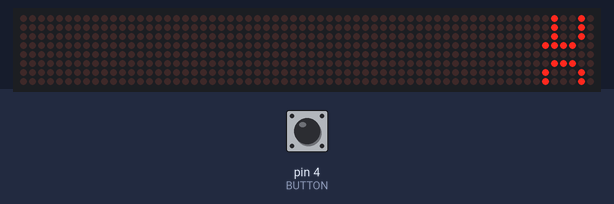
Simulated run of this sketch. Board: Arduino Uno, built with avr-gcc and run on an emulated ATmega328P. On the bench: 64×8 LED matrix. The test bench sets the inputs (shaded band); at power-on: pin 4 (BUTTON) LOW.

Above: at 1.2 s.
1.3 s: pin 4 (BUTTON) pulled HIGH for 0.15 s
2.0 s: pin 4 (BUTTON) pulled HIGH for 1 s
At 3.5 s:
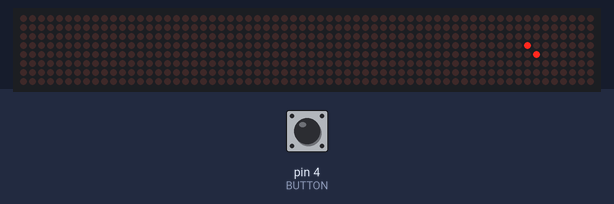
3.6 s: pin 4 (BUTTON) pulled HIGH for 0.15 s
At 5.29 s:
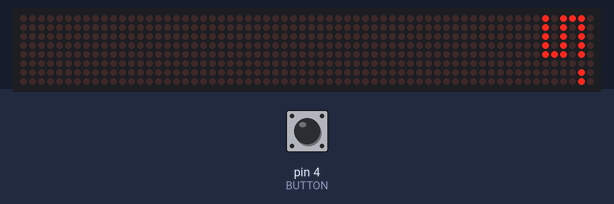
At 5.94 s:
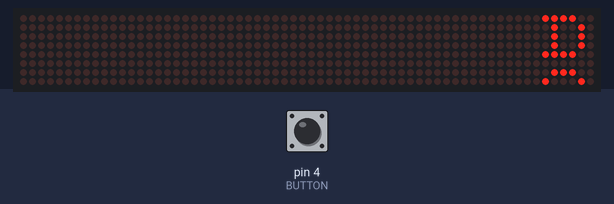
6.7 s: pin 4 (BUTTON) pulled HIGH for 3.2 s
10.5 s: pin 4 (BUTTON) pulled HIGH for 0.15 s
11.2 s: pin 4 (BUTTON) pulled HIGH for 1 s
At 13.21 s:
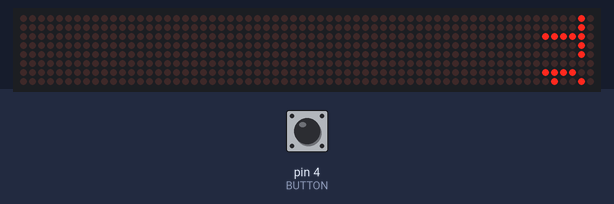
Timing chart, 0 to 14.7 s (numbered marks = the images above; inputs shaded):
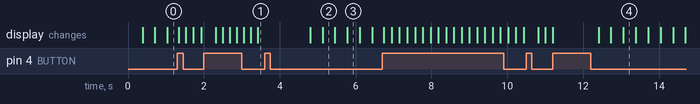

The sketch:

Arcade-Stacker.ino
```cpp
// biblioteca para trabalhar com a matriz
#include "LedControl.h"

// constantes da matriz e do botao
int DIN = 11;
int CS = 7;
int   CLK = 13;
int BUTTON = 4;
LedControl lc=LedControl(DIN, CLK, CS,0);

// variaveis do botao
bool botaoOn = false;
int entradaBotao;

// variaveis para acender os LEDs na ordem
int colunaAtual = 0;
int linhaAtual = 0;
int sentidoLed = 1;
int tempo = 0;
int colunaEscolhida = -1; // linha atual do jogo

// variaveis do jogo (dificuldade)
int tempoReiniciar = 1000;
int aumentoVelocidade = 20;
int velocidadeAtual = 200;
int velocidadeInicial = 200;

// mensagens de inicio/derrota e vitoria
bool comecouJogo = false;
int telaInicial = 0;

bool vencedor = false;
int telaVitoria = 0;

int StackerMatriz[8][46] = {
  {0,0,0,0,0,0,0,0,0,0,0,0,0,0,0,0,0,0,0,0,0,0,0,0,0,0,0,0,0,0,0,0,0,0,0,0,0,0,0,0,0,0,0,0,0,0},
  {0,0,0,0,0,1,1,1,1,1,0,1,1,1,1,1,0,0,1,1,1,0,0,0,1,1,1,0,1,0,0,1,0,1,1,1,0,1,1,1,0,0,0,0,0,0},
  {0,0,1,1,0,1,0,0,0,0,0,0,0,1,0,0,0,1,0,0,0,1,0,1,0,0,0,0,1,0,1,0,0,1,0,0,0,1,0,0,1,0,1,1,0,0},
  {1,0,0,0,0,1,1,1,1,1,0,0,0,1,0,0,0,1,0,0,0,1,0,1,0,0,0,0,1,1,0,0,0,1,1,1,0,1,0,0,1,0,0,0,0,1},
  {0,0,1,1,0,0,0,0,0,1,0,0,0,1,0,0,0,1,1,1,1,1,0,1,0,0,0,0,1,0,1,0,0,1,0,0,0,1,1,1,0,0,1,1,0,0},
  {0,0,0,0,0,1,1,1,1,1,0,0,0,1,0,0,0,1,0,0,0,1,0,0,1,1,1,0,1,0,0,1,0,1,1,1,0,1,0,0,1,0,0,0,0,0},
  {0,0,0,0,0,0,0,0,0,0,0,0,0,0,0,0,0,0,0,0,0,0,0,0,0,0,0,0,0,0,0,0,0,0,0,0,0,0,0,0,0,0,0,0,0,0},
  {0,0,0,0,0,0,0,0,0,0,0,0,0,0,0,0,0,0,0,0,0,0,0,0,0,0,0,0,0,0,0,0,0,0,0,0,0,0,0,0,0,0,0,0,0,0},
};

int VencedorMatriz[8][43] = {
  {1,0,1,0,1,0,0,0,0,0,0,0,0,0,0,0,0,0,0,0,0,0,0,0,0,0,0,0,0,0,0,0,0,0,0,0,0,0,1,0,1,0,1},
  {0,1,0,1,0,0,1,0,1,0,1,0,1,1,1,0,1,0,0,0,1,0,1,0,0,0,1,0,1,1,1,1,0,1,1,1,0,0,0,1,0,1,0},
  {1,0,1,0,1,0,1,0,1,0,1,0,0,1,0,0,1,1,0,0,1,0,1,1,0,0,1,0,1,0,0,0,0,1,0,0,1,0,1,0,1,0,1},
  {0,1,0,1,0,0,1,0,1,0,1,0,0,1,0,0,1,0,1,0,1,0,1,0,1,0,1,0,1,1,1,0,0,1,0,0,1,0,0,1,0,1,0},
  {1,0,1,0,1,0,1,0,1,0,1,0,0,1,0,0,1,0,0,1,1,0,1,0,0,1,1,0,1,0,0,0,0,1,1,1,0,0,1,0,1,0,1},
  {0,1,0,1,0,0,0,1,0,1,0,0,1,1,1,0,1,0,0,0,1,0,1,0,0,0,1,0,1,1,1,1,0,1,0,0,1,0,0,1,0,1,0},
  {1,0,1,0,1,0,0,0,0,0,0,0,0,0,0,0,0,0,0,0,0,0,0,0,0,0,0,0,0,0,0,0,0,0,0,0,0,0,1,0,1,0,1},
  {0,1,0,1,0,0,0,0,0,0,0,0,0,0,0,0,0,0,0,0,0,0,0,0,0,0,0,0,0,0,0,0,0,0,0,0,0,0,0,1,0,1,0},
};

void setup()   {
  Serial.begin(9600);
  lc.shutdown(0,false);
  lc.setIntensity(0,0);
  lc.clearDisplay(0);
  pinMode(BUTTON, INPUT);

  // valor incial do botao antes do jogo iniciar
  InicioBotao();
}

void   loop() {
  if(vencedor){
    if(LeituraBotao()){
      ReinicioJogo();
    }
    VitoriaUsuario();
  }
  else if(comecouJogo == false){
    LoopInicial();
    if(LeituraBotao()){
      lc.clearDisplay(0);
      comecouJogo = true;
    }
  }
  else{
    LoopDuranteJogo();
  }
  delay(1);
}

void LoopDuranteJogo(){
  // tempo para acender o proximo LED
  tempo++;
  if(tempo >= velocidadeAtual){
    ProximoLed();
  }

  if(LeituraBotao()){
    delay(200);
    ProximaLinha();
  }

  if(linhaAtual == 8){
    delay(tempoReiniciar);
    vencedor = true;
  }
}

void ProximoLed(){
  tempo = 0;
  lc.setLed(0, colunaAtual, linhaAtual, false);
  colunaAtual += sentidoLed;
  if(colunaAtual == 7 || colunaAtual == 0){
    sentidoLed = sentidoLed * -1;
  }
  lc.setLed(0, colunaAtual, linhaAtual, true);
}

void ProximaLinha(){
  linhaAtual++;
  velocidadeAtual -= aumentoVelocidade;
  if(colunaEscolhida == -1){
    colunaEscolhida = colunaAtual;
  }
  else{
    if(colunaEscolhida != colunaAtual){
      ReinicioJogo();
    }
  }
}

bool LeituraBotao(){
  // leitura da entrada do botao pra definir HIGH
  entradaBotao = digitalRead(BUTTON);
  if(entradaBotao == HIGH){
    if(botaoOn == false){
      botaoOn = true;
      return true;
    }
    else{
      return false;
    }
  }
  else{
    if(botaoOn == true){
      botaoOn = false;
      return false;
    }
    else{
      return false;
    }
  }
}

void ReinicioJogo(){
    delay(tempoReiniciar);
    lc.clearDisplay(0);
    linhaAtual = 0;
    velocidadeAtual = velocidadeInicial;
    InicioBotao();
    colunaEscolhida = -1;
    comecouJogo = false;
    telaInicial = 0;
    vencedor = false;
    telaVitoria = 0;
}

void InicioBotao(){
  entradaBotao = digitalRead(BUTTON);
  if(entradaBotao == HIGH){
    botaoOn = true;
  }else{
    botaoOn = false;
  }
}

void LoopInicial(){
  for(int j=0; j<8; j++){
    for(int i=0; i<8; i++){
      lc.setLed(0, i, 7-j, StackerMatriz[j][(i+telaInicial)-abs((i+telaInicial)/46)*46]);
    }
  }
  telaInicial++;
}

void VitoriaUsuario(){
  for(int j=0; j<8; j++){
    for(int i=0; i<8; i++){
      lc.setLed(0, i, 7-j, VencedorMatriz[j][i + telaVitoria]);
    }
  }
  telaVitoria++;
  if(telaVitoria >= 36){
    ReinicioJogo();
  }
}
```

Measured:
- after the input at 2.0 s, the display: changes after 0.31 s (image 1)
- after the input at 3.6 s, the display: first changes after 1.2 s (image 2 shows a later state)
